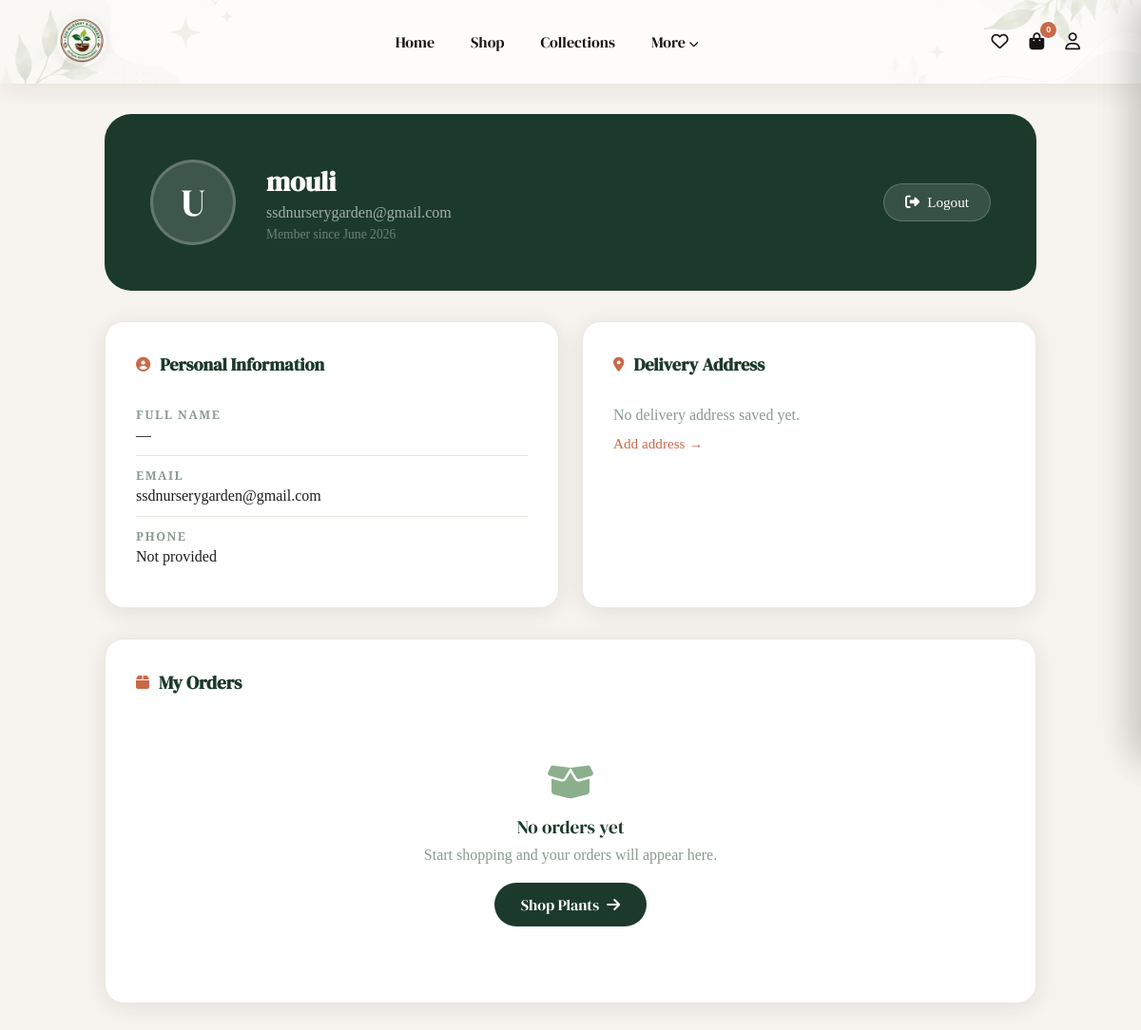
The app's page /profile/ (signed in), older data.
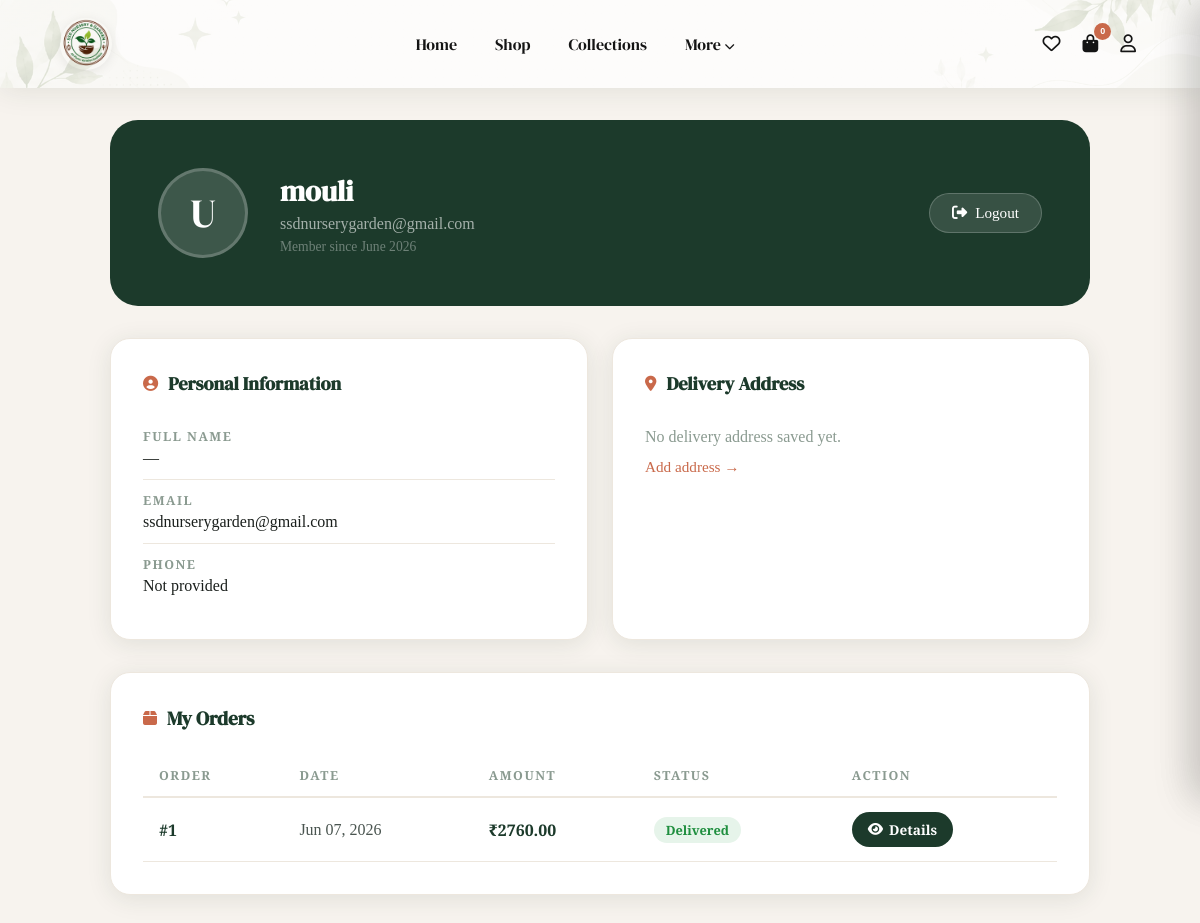
The same page, newer data.
### web/models.py (models this page shows, shortened)
class Order(models.Model):
    STATUS_CHOICES = [
        ("Pending",   "Pending"),
        ("Confirmed", "Confirmed"),
        ("Packed",    "Packed"),
        ("Shipped",   "Shipped"),
        ("Delivered", "Delivered"),
        ("Cancelled", "Cancelled"),
    ]
    PAYMENT_CHOICES = [
        ("COD",    "Cash On Delivery"),
        ("ONLINE", "Online Payment"),
    ]
    user              = models.ForeignKey(User, on_delete=models.CASCADE, related_name="orders")
    total_amount      = models.DecimalField(max_digits=12, decimal_places=2, default=0)
    discount_amount   = models.DecimalField(max_digits=10, decimal_places=2, default=0)
    payment_method    = models.CharField(max_length=50, choices=PAYMENT_CHOICES, default="COD", blank=True)
    payment_id        = models.CharField(max_length=200, blank=True)   # Razorpay payment ID
    razorpay_order_id = models.CharField(max_length=200, blank=True)
    status            = models.CharField(max_length=20, choices=STATUS_CHOICES, default="Pending")
    address           = models.TextField(blank=True)
    coupon            = models.ForeignKey(Coupon, on_delete=models.SET_NULL, blank=True, null=True)
    notes             = models.TextField(blank=True)
    created_at        = models.DateTimeField(auto_now_add=True)
    updated_at        = models.DateTimeField(auto_now=True)
    class Meta:
        ordering = ["-created_at"]

### web/views.py (the view)
@login_required
def profile(request):
    user_profile, _ = UserProfile.objects.get_or_create(user=request.user)
    orders   = Order.objects.filter(user=request.user).prefetch_related("items__product").order_by("-id")[:10]
    wishlist = Wishlist.objects.filter(user=request.user).select_related("product").order_by("-added_at")[:6]
    return render(request, "web/profile.html", {
        "profile":  user_profile,
        "orders":   orders,
        "wishlist": wishlist,
    })

### web/context_processors.py (called while the page is built)
def user_profile(request):
    notifications = Notification.objects.filter(is_active=True).order_by("-id")[:5]
    return {"notifications": notifications}

def cart_count(request):
    count = 0
    if request.user.is_authenticated:
        count = sum(
            i.quantity
            for i in CartItem.objects.filter(user=request.user)
        )
    return {
        "cart_count": count
    }

### web/templates/web/profile.html (shortened to what the changed rows need)
{% load static %}
<!DOCTYPE html>
<html lang="en">
<head>
    <link rel="stylesheet" href="https://cdnjs.cloudflare.com/ajax/libs/font-awesome/6.5.1/css/all.min.css">
    <link rel="stylesheet" href="{% static 'css/style.css' %}"><link rel="stylesheet" href="{% static 'css/cartsidebar.css' %}">
</head>
<body data-auth="{% if request.user.is_authenticated %}1{% else %}0{% endif %}">
    <div class="profile-page">
        <div class="profile-hero">
            <div class="profile-hero-info">
                <h2>{{ request.user.first_name|default:request.user.username }}</h2>
            </div>
        </div>
        <div class="orders-table-wrap">
            {% if orders %}
            <div style="overflow-x:auto;">
                <table style="width:100%;border-collapse:collapse;font-family:'Cormorant Garamond',serif;">
                    <thead>
                        <tr style="border-bottom:2px solid var(--ivory-dark);">
                            <th style="padding:12px 16px;text-align:left;font-size:0.78rem;font-weight:700;letter-spacing:1.5px;text-transform:uppercase;color:var(--text-light);">Order</th>
                            <th style="padding:12px 16px;text-align:left;font-size:0.78rem;font-weight:700;letter-spacing:1.5px;text-transform:uppercase;color:var(--text-light);">Date</th>
                            <th style="padding:12px 16px;text-align:left;font-size:0.78rem;font-weight:700;letter-spacing:1.5px;text-transform:uppercase;color:var(--text-light);">Amount</th>
                            <th style="padding:12px 16px;text-align:left;font-size:0.78rem;font-weight:700;letter-spacing:1.5px;text-transform:uppercase;color:var(--text-light);">Status</th>
                            <th style="padding:12px 16px;text-align:left;font-size:0.78rem;font-weight:700;letter-spacing:1.5px;text-transform:uppercase;color:var(--text-light);">Action</th>
                        </tr>
                    </thead>
                    <tbody>
                        {% for order in orders %}
                        <tr style="border-bottom:1px solid var(--ivory-dark);">
                            <td style="padding:14px 16px;font-weight:600;color:var(--forest);">#{{ order.id }}</td>
                            <td style="padding:14px 16px;color:var(--text-mid);">{{ order.created_at|date:"M d, Y" }}</td>
                            <td style="padding:14px 16px;font-weight:700;color:var(--forest);">₹{{ order.total_amount }}</td>
                            <td style="padding:14px 16px;">
                                {% if order.status == 'Delivered' %}
                                    <span style="background:#E6F4EA;color:#1E8E3E;padding:4px 12px;border-radius:20px;font-size:0.8rem;font-weight:700;">{{ order.status }}</span>
                                {% elif order.status == 'Cancelled' %}
                                    <span style="background:#FEF2F2;color:#DC2626;padding:4px 12px;border-radius:20px;font-size:0.8rem;font-weight:700;">{{ order.status }}</span>
                                {% elif order.status == 'Pending' %}
                                    <span style="background:#FFFBEB;color:#D97706;padding:4px 12px;border-radius:20px;font-size:0.8rem;font-weight:700;">{{ order.status }}</span>
                                {% else %}
                                    <span style="background:#EFF6FF;color:#3B82F6;padding:4px 12px;border-radius:20px;font-size:0.8rem;font-weight:700;">{{ order.status }}</span>
                                {% endif %}
                            </td>
                            <td style="padding:14px 16px;">
                                <a href="{% url 'order_details' order.id %}" style="background:var(--forest);color:white;padding:8px 16px;border-radius:20px;text-decoration:none;font-size:0.85rem;font-weight:600;display:inline-flex;align-items:center;gap:6px;transition:var(--transition);">
                                    <i class="fas fa-eye"></i> Details
                                </a>
                            </td>
                        </tr>
                        {% endfor %}
                    </tbody>
                </table>
            </div>
            {% else %}
            <div style="text-align:center;padding:48px 20px;color:var(--text-light);">
                <i class="fas fa-box-open" style="font-size:2.5rem;color:var(--sage);display:block;margin-bottom:14px;"></i>
                <p style="font-family:'DM Serif Display',serif;font-size:1.2rem;color:var(--forest);margin-bottom:8px;">No orders yet</p>
                <p style="font-family:'Cormorant Garamond',serif;margin-bottom:20px;">Start shopping and your orders will appear here.</p>
                <a href="{% url 'shop' %}" style="display:inline-flex;align-items:center;gap:8px;background:var(--forest);color:white;padding:12px 28px;border-radius:30px;font-family:'DM Serif Display',serif;font-size:1rem;transition:var(--transition);">Shop Plants <i class="fas fa-arrow-right"></i></a>
            </div>
            {% endif %}
        </div>
    </div>
</body>
</html>

Row changes from the older to the newer data that the page shows:
added Order: id "1", created_at "Jun 07, 2026", total_amount "2760.00", status "Delivered"
Text that changed along with them:
text no longer shown: "No orders yet Start shopping and your orders will appear here. Shop Plants"
text now shown: "ORDER DATE AMOUNT STATUS ACTION"
